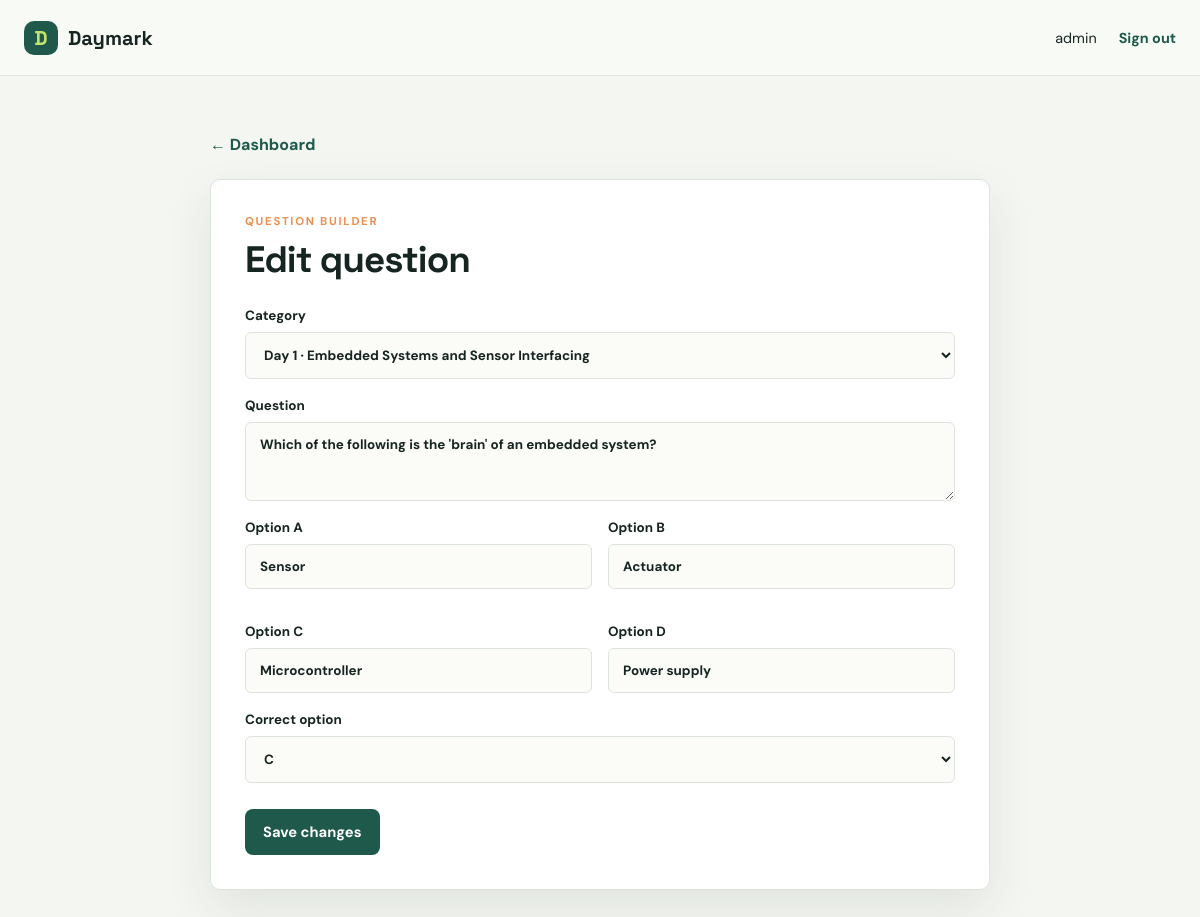
Page /questions/9/edit/ (signed in) on the committed database.
### quiz/models.py (models this page shows, shortened)
class Question(models.Model):
	category = models.ForeignKey(QuizCategory, on_delete=models.CASCADE, related_name='questions')
	text = models.TextField()
	option_a = models.CharField(max_length=255)
	option_b = models.CharField(max_length=255)
	option_c = models.CharField(max_length=255)
	option_d = models.CharField(max_length=255)
	correct_option = models.CharField(max_length=1, choices=[('A', 'A'), ('B', 'B'), ('C', 'C'), ('D', 'D')])

### quiz/views.py (the view, shortened to what this page needs)
# urls.py: path('questions/<int:question_id>/edit/', views.edit_question, name='edit_question'),
@login_required
@user_passes_test(staff_only)
def edit_question(request, question_id):
	question = get_object_or_404(Question, id=question_id)
	return render(request, 'quiz/edit_question.html', {'question': question, 'categories': QuizCategory.objects.all()})

### quiz/views.py (called while the page is built)
def staff_only(user):
	return user.is_authenticated and user.is_staff

### templates/quiz/edit_question.html (shortened to what this page needs)
{% extends 'quiz/base.html' %}
{% block content %}
<div class="narrow wide"><a class="back-link" href="{% url 'dashboard' %}">← Dashboard</a><div class="form-card"><p class="eyebrow">QUESTION BUILDER</p><h1>Edit question</h1><form method="post">{% csrf_token %}<label>Category<select name="category_id" required>{% for category in categories %}<option value="{{ category.id }}"{% if category.id == question.category_id %} selected{% endif %}>Day {{ category.day }} · {{ category.name }}</option>{% endfor %}</select></label><label>Question<textarea name="question_text" rows="3" required>{{ question.text }}</textarea></label><div class="form-row"><label>Option A<input name="option_a" value="{{ question.option_a }}" required></label><label>Option B<input name="option_b" value="{{ question.option_b }}" required></label><label>Option C<input name="option_c" value="{{ question.option_c }}" required></label><label>Option D<input name="option_d" value="{{ question.option_d }}" required></label></div><label>Correct option<select name="correct_option"><option value="A"{% if question.correct_option == 'A' %} selected{% endif %}>A</option><option value="B"{% if question.correct_option == 'B' %} selected{% endif %}>B</option><option value="C"{% if question.correct_option == 'C' %} selected{% endif %}>C</option><option value="D"{% if question.correct_option == 'D' %} selected{% endif %}>D</option></select></label><button class="button primary" type="submit">Save changes</button></form></div></div>
{% endblock %}

### templates/quiz/base.html (shortened to what this page needs)
{% load static %}
<!doctype html>
<html lang="en">
<head>
  <link rel="stylesheet" href="{% static 'quiz/app.css' %}">
</head>
<body>
  <nav class="topbar">
    <a class="brand" href="{% url 'dashboard' %}"><span class="brand-mark">D</span> Daymark</a>
    {% if user.is_authenticated %}
    <div class="nav-user"><span>{{ user.username }}</span><form method="post" action="{% url 'logout' %}">{% csrf_token %}<button class="text-link nav-logout" type="submit">Sign out</button></form></div>
    {% endif %}
  </nav>
  <main class="page-shell">
    {% block content %}{% endblock %}
  </main>
</body>
</html>

### static/quiz/app.css (style rules this page uses)
.nav-logout { background:none;border:0;padding:0;font:inherit;cursor:pointer }
:root { --ink:#172522;--muted:#718079;--paper:#f4f6f1;--card:#fff;--line:#dce4dd;--green:#1e594b;--lime:#c6e36a;--orange:#ec8f51;--shadow:0 18px 48px rgba(28,55,43,.09) }
* { box-sizing:border-box }
body { margin:0;background:var(--paper);color:var(--ink);font-family:'DM Sans',sans-serif }
h1,h2,p { margin-top:0 }
h1,h2,.brand { font-family:'Space Grotesk',sans-serif }
h1 { font-size:clamp(2rem,4vw,3.5rem);line-height:1.03;letter-spacing:-1px;margin-bottom:12px }
.topbar { height:76px;display:flex;align-items:center;justify-content:space-between;padding:0 max(24px,calc((100vw - 1180px)/2));border-bottom:1px solid var(--line);background:#f8faf5 }
.brand { font-weight:700;font-size:1.25rem;color:var(--ink);text-decoration:none;display:flex;gap:10px;align-items:center }
.brand-mark { display:grid;place-items:center;background:var(--green);color:var(--lime);width:34px;height:34px;border-radius:10px }
.nav-user { display:flex;gap:22px;align-items:center;font-size:.9rem }
.page-shell { max-width:1180px;margin:0 auto;padding:58px 24px 90px }
.eyebrow { font-size:.71rem;letter-spacing:1.7px;font-weight:700;color:var(--orange);margin-bottom:12px }
.button { border:0;border-radius:8px;display:inline-flex;align-items:center;justify-content:center;gap:12px;padding:13px 18px;font-weight:700;text-decoration:none;cursor:pointer;font-family:inherit;font-size:.92rem }
.button.primary { background:var(--green);color:#fff }
.text-link,.back-link { color:var(--green);font-weight:700;text-decoration:none }
.panel,.form-card,.quiz-card,.question { background:var(--card);border:1px solid var(--line);box-shadow:var(--shadow);border-radius:10px }
.narrow { max-width:560px;margin:0 auto }
.narrow.wide { max-width:780px }
.back-link { display:inline-block;margin-bottom:24px }
.form-card { padding:34px }
.form-card h1 { font-size:2.3rem }
.form-card form { margin-top:28px }
label { display:block;font-size:.84rem;font-weight:700;margin:0 0 18px }
input,textarea,select { display:block;width:100%;margin-top:8px;border:1px solid var(--line);border-radius:6px;padding:13px 14px;font:inherit;background:#fbfcf8;color:var(--ink) }
.form-row { display:grid;grid-template-columns:1fr 1fr;gap:16px }
.form-row:has(label:nth-child(3)) { grid-template-columns:1fr 1fr }
.form-card .button { margin-top:8px }

### rows in the picture
Question: category_id "Day 1 · Embedded Systems and Sensor Interfacing", question_text "Which of the following is the 'brain' of an embedded system?", option_a "Sensor", option_b "Actuator", option_c "Microcontroller", option_d "Power supply", correct_option "C"

### other values in the picture
{{ user.username }} "admin"
